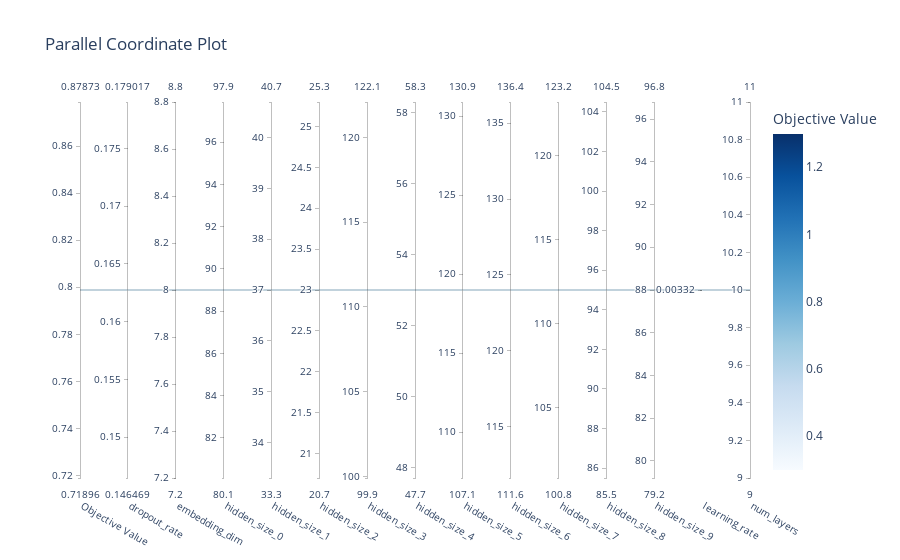

The notebook cell saved with this chart:
### Code cell
plot_parallel_coordinate(study).show()

### Figure 1 — Plotly figure (JSON) as saved in the notebook; plotly's stock layout.template omitted (floating-point values rounded to 4 significant figures)
{"data": [{"dimensions": [{"label": "Objective Value", "range": [0.7988, 0.7988], "values": [0.7988]}, {"label": "dropout_rate", "range": [0.1627, 0.1627], "values": [0.1627]}, {"label": "embedding_dim", "range": [8, 8], "values": [8]}, {"label": "hidden_size_0", "range": [89, 89], "values": [89]}, {"label": "hidden_size_1", "range": [37, 37], "values": [37]}, {"label": "hidden_size_2", "range": [23, 23], "values": [23]}, {"label": "hidden_size_3", "range": [111, 111], "values": [111]}, {"label": "hidden_size_4", "range": [53, 53], "values": [53]}, {"label": "hidden_size_5", "range": [119, 119], "values": [119]}, {"label": "hidden_size_6", "range": [124, 124], "values": [124]}, {"label": "hidden_size_7", "range": [112, 112], "values": [112]}, {"label": "hidden_size_8", "range": [95, 95], "values": [95]}, {"label": "hidden_size_9", "range": [88, 88], "values": [88]}, {"label": "learning_rate", "range": [-2.479, -2.479], "ticktext": ["0.00332"], "tickvals": [-2.479], "values": [-2.479]}, {"label": "num_layers", "range": [10, 10], "values": [10]}], "labelangle": 30, "labelside": "bottom", "line": {"color": [0.7988], "colorbar": {"title": {"text": "Objective Value"}}, "colorscale": [[0, "rgb(247,251,255)"], [0.125, "rgb(222,235,247)"], [0.25, "rgb(198,219,239)"], [0.375, "rgb(158,202,225)"], [0.5, "rgb(107,174,214)"], [0.625, "rgb(66,146,198)"], [0.75, "rgb(33,113,181)"], [0.875, "rgb(8,81,156)"], [1, "rgb(8,48,107)"]], "reversescale": false, "showscale": true}, "type": "parcoords"}], "layout": {"title": {"text": "Parallel Coordinate Plot"}}}
